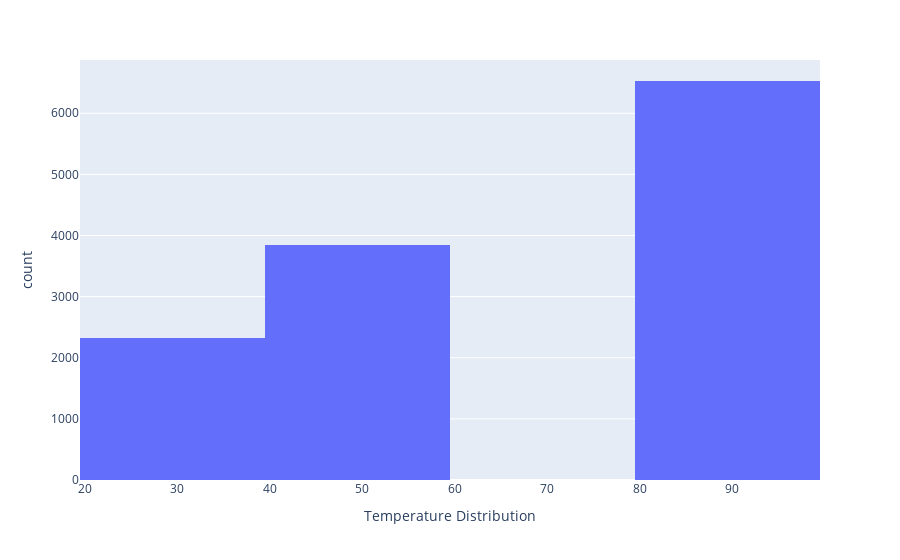

Write notebook code for a chart like this one.
### Markdown cell above
6. Use a histogram to visualize the temperature column.

### Code cell
fig=px.histogram(data_replaced,x=data['temperature'])
fig.update_layout(xaxis_title='Temperature Distribution')
fig.show()

### Figure 1 — Plotly figure (JSON) as saved in the notebook; plotly's stock layout.template omitted (floating-point values rounded to 4 significant figures; data arrays with more than 128 entries replaced by an {"elided": "..."} marker saying what was removed)
{"data": [{"alignmentgroup": "True", "bingroup": "x", "hovertemplate": "x=%{x}<br>count=%{y}<extra></extra>", "legendgroup": "", "marker": {"color": "#636efa", "pattern": {"shape": ""}}, "name": "", "offsetgroup": "", "orientation": "v", "showlegend": false, "type": "histogram", "x": {"elided": "12684 int values"}, "xaxis": "x", "yaxis": "y"}], "layout": {"barmode": "relative", "legend": {"tracegroupgap": 0}, "margin": {"t": 60}, "xaxis": {"anchor": "y", "domain": [0, 1], "title": {"text": "Temperature Distribution"}}, "yaxis": {"anchor": "x", "domain": [0, 1], "title": {"text": "count"}}}}
